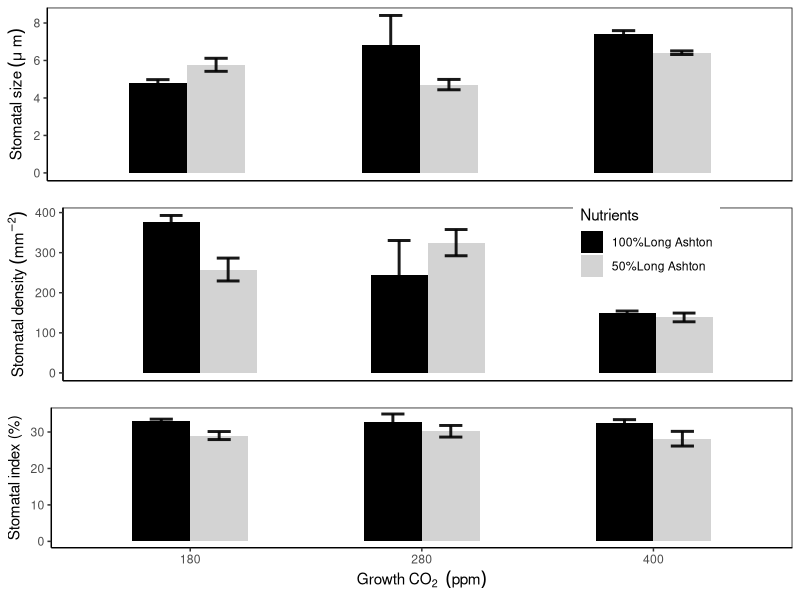

This chart was generated by the following R code:
# This script calculates the mean, SD, SE and CI for stomatal size,
# stomatal density and index then plots bar graphs on the same set of axes

library(ggplot2)
library(dplyr)
library(plotrix)
library(gridExtra)
library(tidyverse)
library(readr)

stomatal_measurements <- read_delim("Data/Oxalis combined stomatal measurements.csv", ";", escape_double = FALSE, trim_ws = TRUE)

theme <- theme(panel.grid.minor = element_blank(),
               panel.grid.major = element_blank(),
               panel.background=element_rect(fill="white"),
               axis.line=element_line("black"),
               panel.border=element_rect(fill=NA,colour="black"),
               strip.background=element_rect(fill="grey 80",colour="black"),
               strip.text.x = element_text(size = 7))

stomatal_measurements$CO2 = as.factor(stomatal_measurements$CO2)
#stomatal_measurements$Nutrients = as.factor(stomatal_measurements$Nutrients)
#stomatal_measurements$Response = as.numeric(sub("," , ".", stomatal_measurements$Response))

# Create subsets for all the traits measured
size = subset(stomatal_measurements, Trait == 'Stomatal size')
dense = subset(stomatal_measurements, Trait == 'Stomatal density')
index = subset(stomatal_measurements, Trait == 'Stomatal index')

# Calculate mean, SD, SE and CI for each trait
summary_dense = dense %>%
  group_by(CO2, Nutrients) %>%
  summarise( 
    n=n(),
    mean=mean(Response),
    sd=sd(Response)
  ) %>%
  mutate( se=sd/sqrt(n))  %>%
  mutate( ic=se * qt((1-0.05)/2 + .5, n-1))

summary_index = index %>%
  group_by(CO2, Nutrients) %>%
  summarise( 
    n=n(),
    mean=mean(Response),
    sd=sd(Response)
  ) %>%
  mutate( se=sd/sqrt(n))  %>%
  mutate( ic=se * qt((1-0.05)/2 + .5, n-1))

summary_size = size %>%
  group_by(CO2, Nutrients) %>%
  summarise( 
    n=n(),
    mean=mean(Response),
    sd=sd(Response)
  ) %>%
  mutate( se=sd/sqrt(n))  %>%
  mutate( ic=se * qt((1-0.05)/2 + .5, n-1))

# Plot barplots for each trait
size_bar = ggplot(summary_size, aes(x = CO2, y = mean, fill = Nutrients)) +
  geom_bar(position=position_dodge(),stat="identity", width = 0.5) + geom_errorbar(aes(x=CO2, ymin=mean-se, ymax=mean+se), 
                                             width=0.2, colour="black", alpha=0.9, size=1.0, position=position_dodge(.5))
# Change axis labels
size_bar = size_bar + labs(x=expression(NULL),
                           y=expression(Stomatal~size~(mu~m))) + scale_fill_manual(values=c('black','lightgray'))

# remove legend
size_bar = size_bar + guides(fill=FALSE) + theme + theme(axis.ticks.x = element_blank(),
                                                         axis.text.x = element_blank())
  
dense_bar = ggplot(summary_dense, aes(CO2, mean, fill = Nutrients)) +
  geom_bar(position=position_dodge(), stat="identity", width = 0.5) + geom_errorbar(aes(x=CO2, ymin=mean-se, ymax=mean+se), 
                                            width=0.2, colour="black", alpha=0.9, size=1.0, position=position_dodge(.5)) 
# Change axis labels
dense_bar = dense_bar + labs(x=expression(NULL),
                             y=expression(Stomatal~density~(mm^-2))) + 
  scale_fill_manual(values=c('black','lightgray')) +
  theme(legend.position = c(0.8, 0.8))

# remove legend
dense_bar = dense_bar + theme + theme(axis.ticks.x = element_blank(),
                                                           axis.text.x = element_blank())

index_bar = ggplot(summary_index, aes(CO2, mean, fill = Nutrients)) +
  geom_bar(position=position_dodge(), stat="identity", width = 0.5) + geom_errorbar(aes(x=CO2, ymin=mean-se, ymax=mean+se), 
                                            width=0.2, colour="black", alpha=0.9, size=1.0, position=position_dodge(.5)) 
# Change axis labels
index_bar = index_bar + labs(x=expression(Growth~CO["2"]~~(ppm)),
                             y=expression('Stomatal index (%)')) + scale_fill_manual(values=c('black','lightgray'))

# remove legend
index_bar = index_bar + guides(fill=FALSE) + theme

grid.arrange(size_bar, dense_bar, index_bar, nrow = 3)
